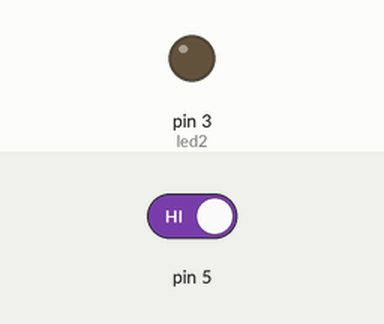
The sketch below on a simulated Arduino Uno, built with avr-gcc and run on an emulated ATmega328P. Parts: output pins drawn as LEDs (lit = HIGH). The inputs (shaded band) are chosen by the test bench; at power-on: pin 5 HIGH. What the sketch prints to the serial monitor is not drawn.

Above: at 1.2 s.
1.3 s: pin 5 driven LOW
At 1.7 s:
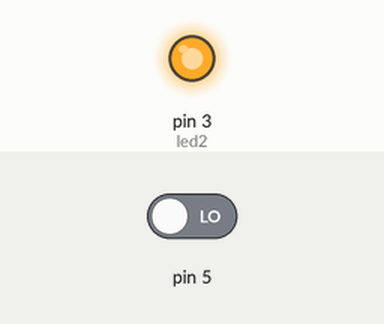
2.8 s: pin 5 driven HIGH
At 4.0 s:
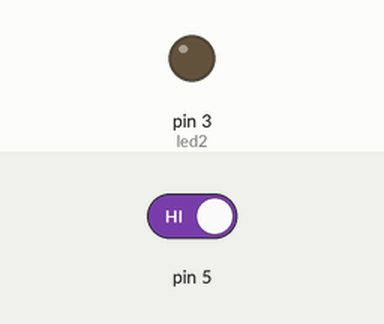
Timing chart, 0 to 5.8 s (numbered marks = the images above; inputs shaded):
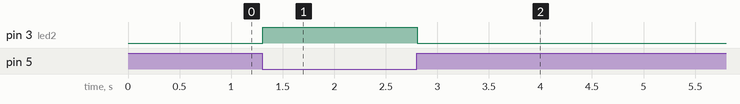

The sketch:

Push_Button.ino
```cpp
int led2 = 3;
int estadoBoton = 0;

void setup() {
  Serial.begin(9600);
  pinMode(led2, OUTPUT);
  pinMode(5, INPUT);
}

void loop() {
  estadoBoton = digitalRead(5);
  Serial.println(estadoBoton);
  if (estadoBoton == 0){
    digitalWrite(led2, HIGH);
  }else{
    digitalWrite(led2,LOW);
  }
}
```

Measured:
- after the input at 1.3 s, pin 3 (led2): LOW → HIGH at once
- after the input at 2.8 s, pin 3 (led2): HIGH → LOW at once
